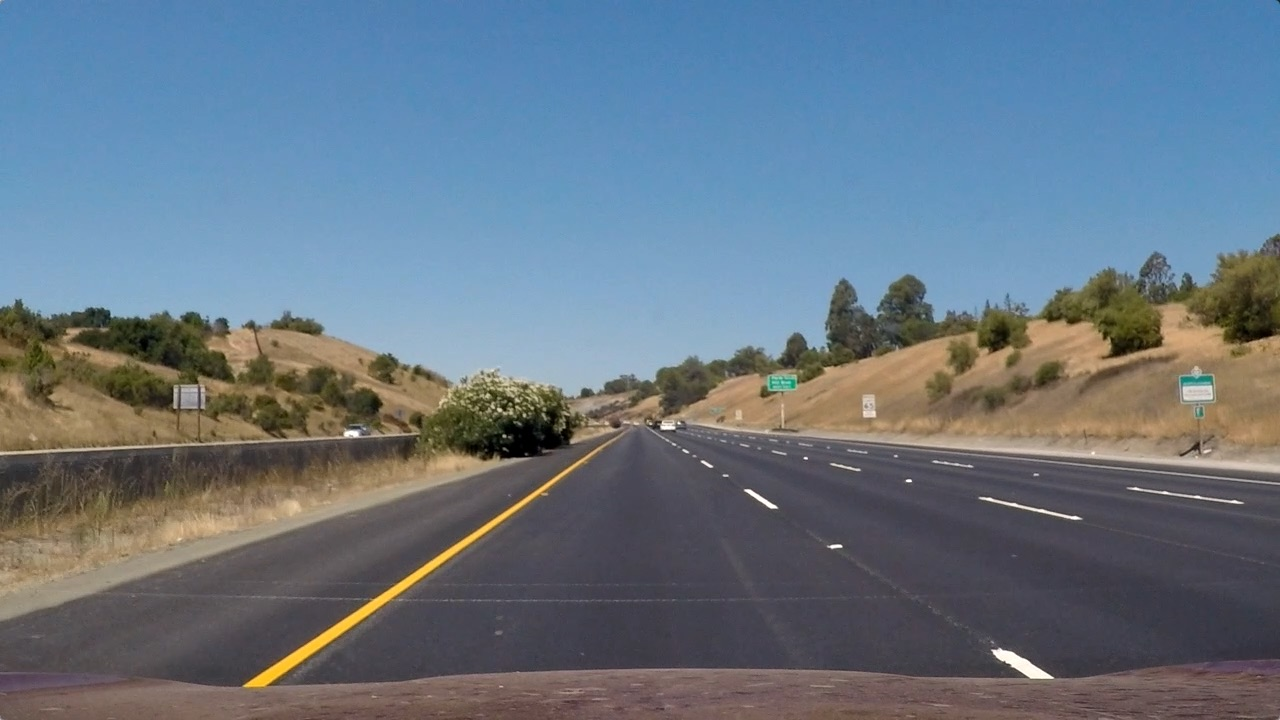
#> input picture test_images/straight_lines1.jpg, 1280 x 720 px
$ python -i transform.py   (imports and definitions only)   (older library calls are emulated)
#> lines starting #> are read from the running program, lines starting #| are printed output that depends on the picture
"""Transformations used in lane estimation, e.g.
- crop an ROI in the image
- warp an image into bird-eye view by perspective transform
"""

from utilities import config
from utilities.utility  import make_pipeline
#from utility import read_rgb_imgs
from utilities.camera_calibration import build_undistort_image
from utilities.line_detection import build_line_detect_function

import cv2
import numpy as np

from skimage.measure import LineModel, ransac
from skimage.morphology import binary_closing, disk
from skimage.measure import label, regionprops

from sklearn.cluster import KMeans

# [30 lines left out: functions build_roi_crop_function, build_trapezoidal_bottom_roi_crop_function, not called in this run]


class PerspectiveTransformer(object):
    """Perspective Transformation, specially for bird-eye view.
    It fits on a binary image with lines detected, e.g., from result of
    a LineDetector pipeline, and estimates the transform matrix.
    It transforms new images based on the estimated transform matrix.
    It also estimates/fix-codes the meter-per-pixel on x/y axis.
    """
    def __init__(self, forward_distance=None):
        """Constructor
        `forward_distance`: how far to look forward when estimate the tranform,
            with the two lane boundaries, it should be roughly a trapzoid.
            if it is None, it will be estimated as half the image height plus a fixed bias.
        `PerspectiveTransformer.M`: transform matrix
        """
        self.M = None # transform matrix
        self.invM = None # inverse transform matrix
        self.forward_distance = forward_distance
        # meters per pixel on y axis
        self.y_mpp = None
        # meters per pixel on x axis will be estimated later based on the image.
        self.x_mpp = None
    # [47 lines left out: function fit, not called in this run]


    def transform(self, img, inverse=False):
        """`img`: color image with shape (H, W, C) and dtype np.uint8.
        `inverse`: whether it is an inverse transform
        """
        M = self.invM if inverse else self.M
        H, W = img.shape[:2]
        warped_img = cv2.warpPerspective(img, M, (W, H), flags=cv2.INTER_LINEAR)
        return warped_img


    def binary_transform(self, binary_img, inverse=False):
        """Transform a binary image (e.g., output of a line detection).
        it seems `cv2.warpPerspective` doesn't work on that directly, so
        convert it to a three-channel image first and convert it back
        after the transform
        """
        assert binary_img.ndim == 2
        # convert the binary to color image
        img = (np.dstack([binary_img, ]*3) * 255).astype(np.uint8)
        warped_img = self.transform(img, inverse)
        # convert it back to the binary image
        warped_img = (warped_img[:,:,0] > 0).astype(np.bool)
        return warped_img


    def estimate_ympp(self, line_img):
        """This implemenation of estimation meter-per-pixel on y axis
        is very hard-coded and image dependent. Actually I am not aware
        of a general way of doing it.
        """
        # warp line_img by the estimated perspective transform
        warped_img = self.binary_transform(line_img)

        # close the gaps in image, focus on the right part that
        # has the dotted line segments
        right_lane_img = binary_closing(warped_img, selem=disk(5))
        right_lane_img = right_lane_img[:,1000:]

        # find the regions, find the length of dot-lane segment
        # as the max-axis-length of the larget region
        regions = regionprops(label(right_lane_img))
        max_len = max([r.major_axis_length for r in regions])

        # that segment is 3 meters in reality
        y_mpp = 3 / max_len
        return y_mpp


# [12 lines left out: function build_default_warp_transformer, not called in this run]

>>> import cv2
>>> picture = cv2.imread('../test_images/straight_lines1.jpg', cv2.IMREAD_GRAYSCALE)
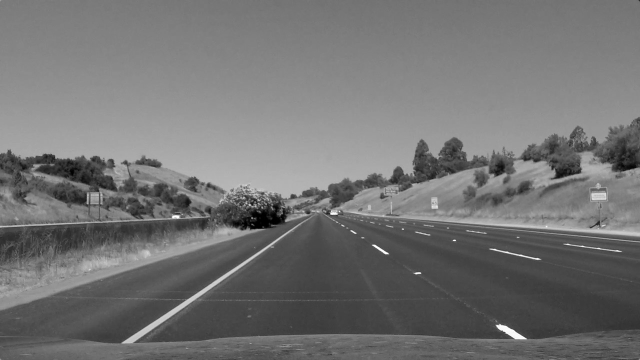
#> picture: shape (720, 1280) (shown at 1/2 size); min 0, max 255, mean 114.9
>>> result = PerspectiveTransformer().estimate_ympp(picture)
#> in binary_transform, `img = (np.dstack([binary_img, ]*3) * 255).astype(np.uint8)`:
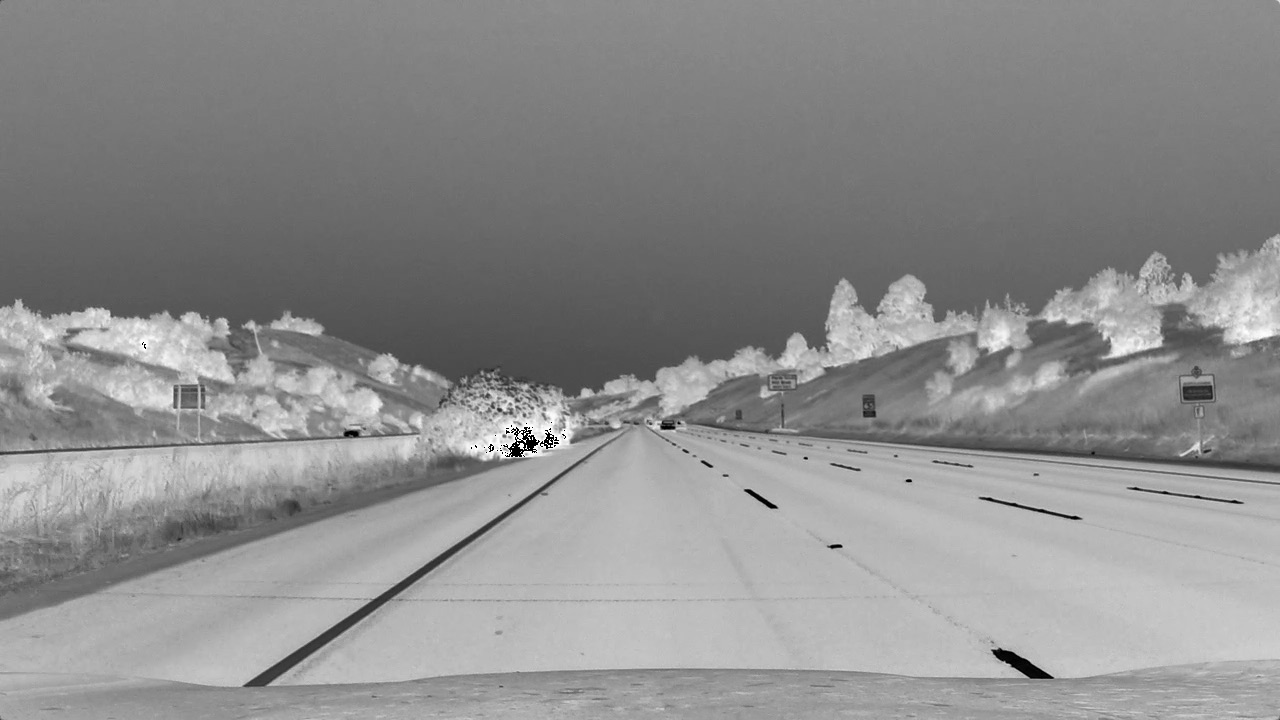
#> img: shape (720, 1280, 3); min 0, max 255, mean 140.9
#> (the run stopped early here; a loop or call above may not have finished)

$ run again, on test_images/straight_lines2.jpg
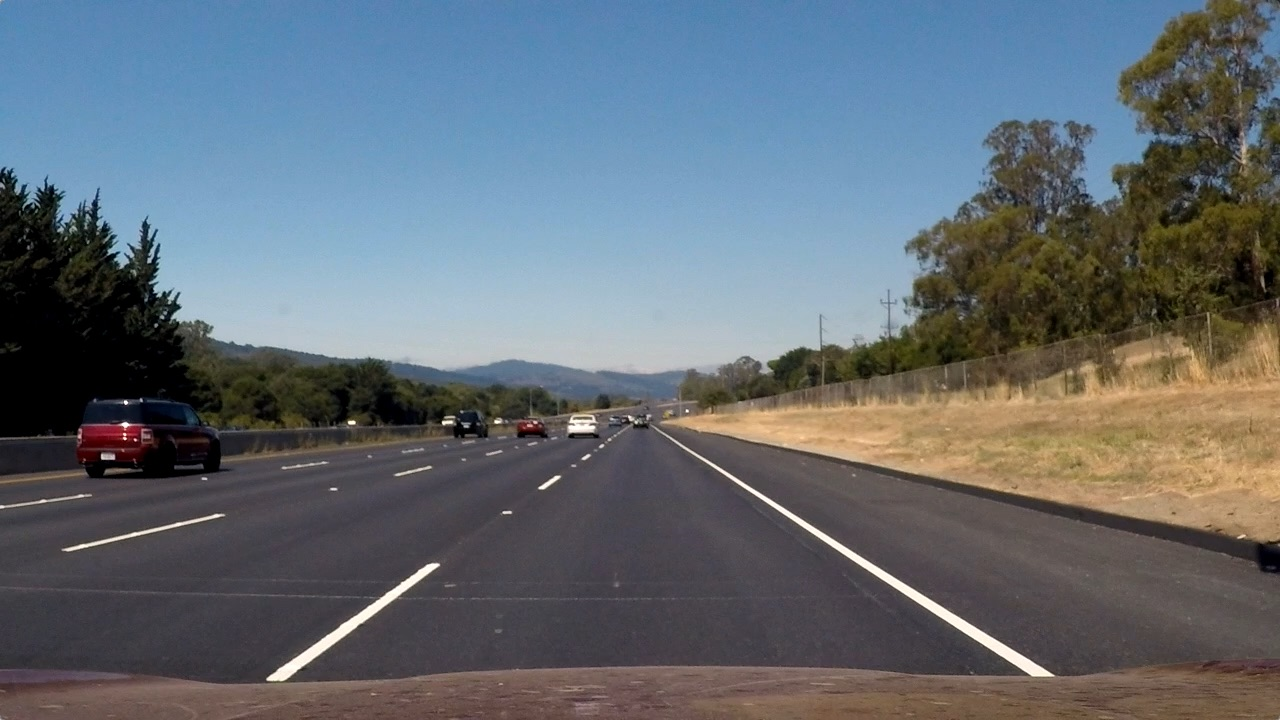
#> input picture test_images/straight_lines2.jpg, 1280 x 720 px
#> `picture = cv2.imread('../test_images/straight_lines1.jpg', cv2.IMREAD_..`:
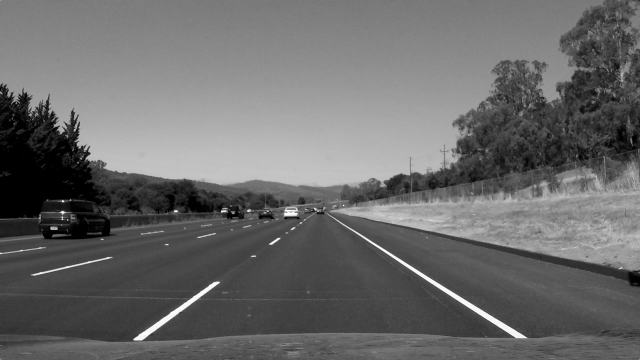
#> picture: shape (720, 1280) (shown at 1/2 size); min 0, max 255, mean 106
#> in binary_transform, `img = (np.dstack([binary_img, ]*3) * 255).astype(np.uint8)`:
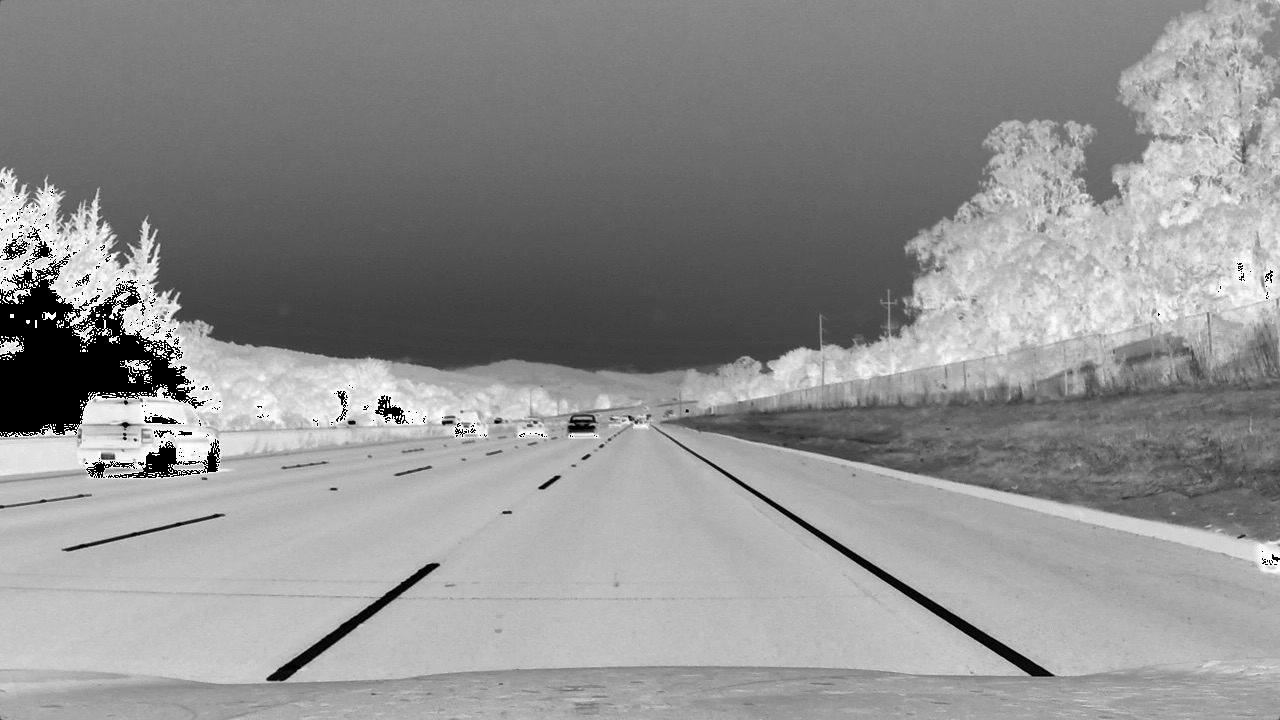
#> img: shape (720, 1280, 3); min 0, max 255, mean 144

$ run again, on test_images/test1.jpg
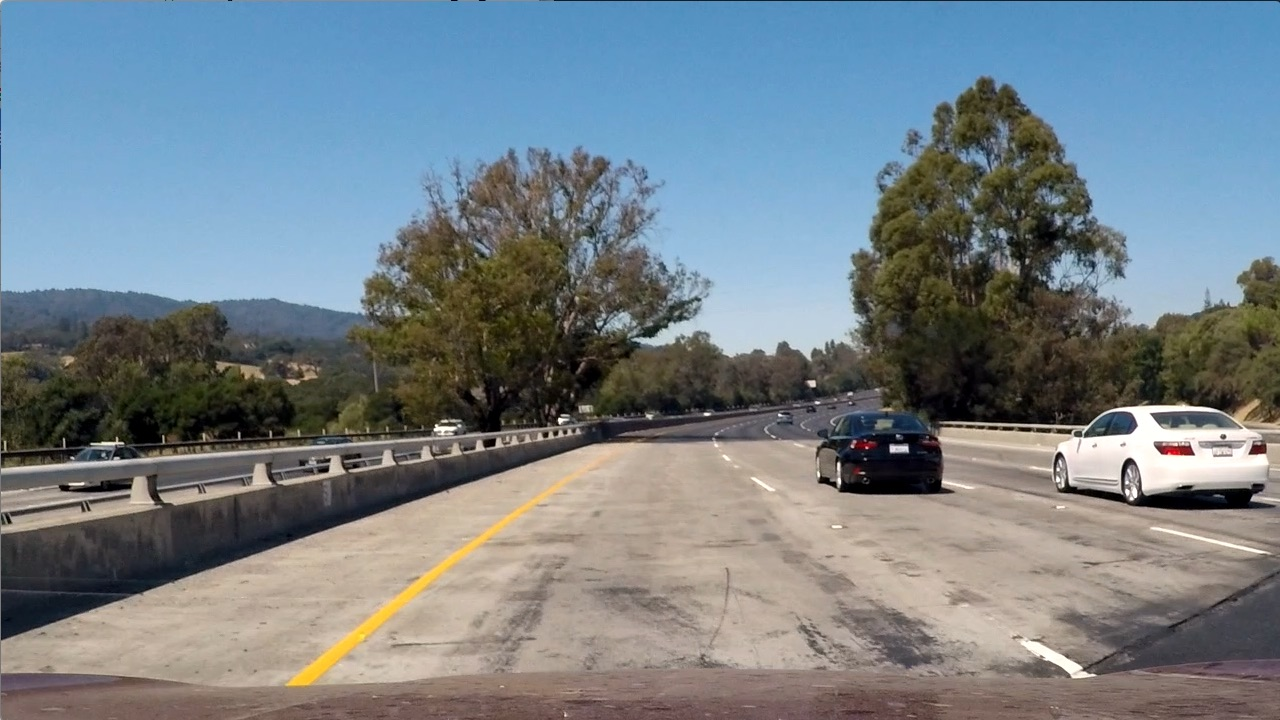
#> input picture test_images/test1.jpg, 1280 x 720 px
#> `picture = cv2.imread('../test_images/straight_lines1.jpg', cv2.IMREAD_..`:
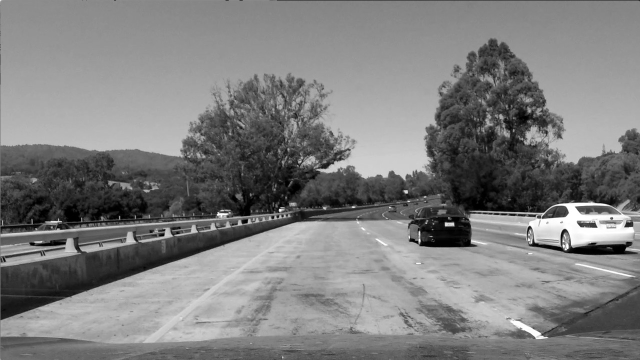
#> picture: shape (720, 1280) (shown at 1/2 size); min 0, max 255, mean 126.1
#> in binary_transform, `img = (np.dstack([binary_img, ]*3) * 255).astype(np.uint8)`:
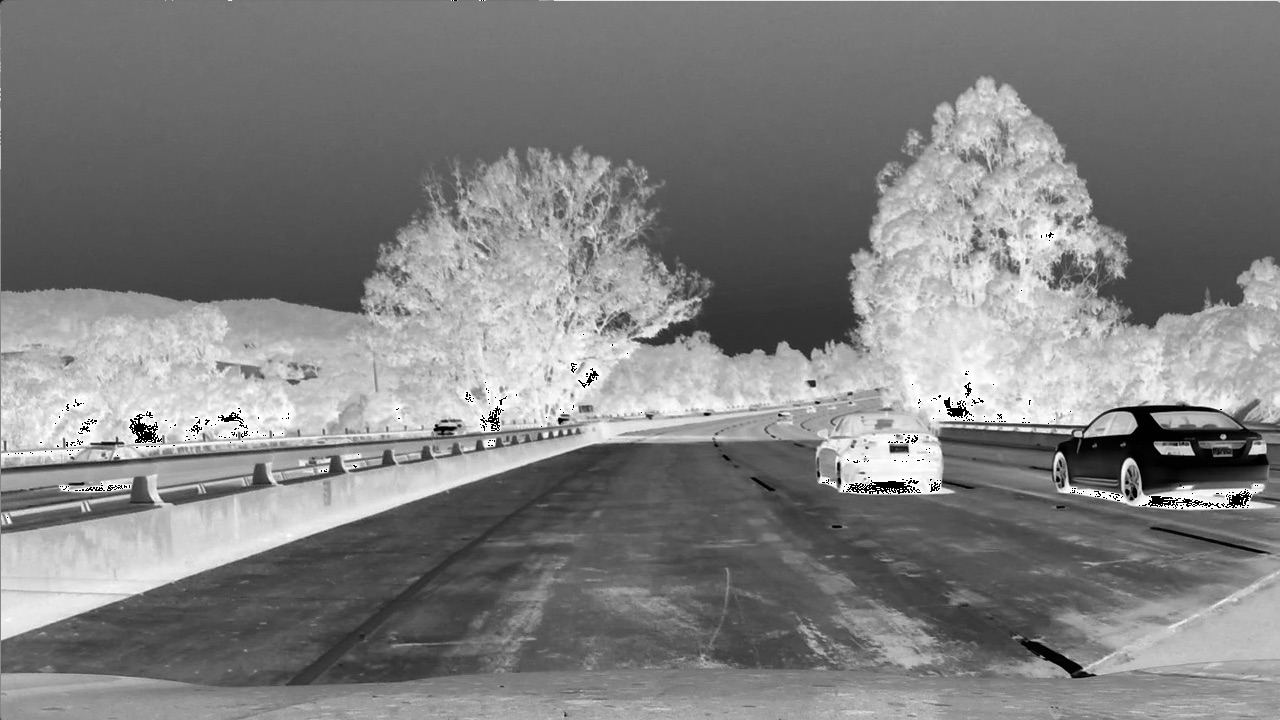
#> img: shape (720, 1280, 3); min 0, max 255, mean 129
